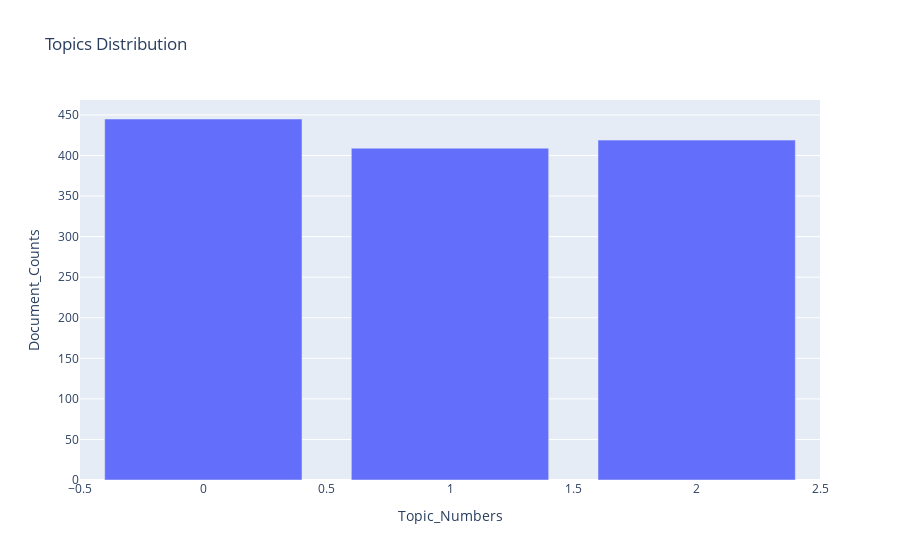

Notebook code cell kept with this figure:
### Markdown cell above
Topics that can be inferred are:

1. Topic Number: 0
   - Probable topic title: Enabling business
   - Key terms: 'indias_lendingkart, small_businesses, access_working, raises_help, capital, thank, hello, contact_details, experience, request'

2. Topic Number: 1
   - Probable topic title: Fundraising
   - Key terms: 'lendingkart, alteria_capital, capital, india, startup, raised, rs_crore, lendingkart_raises, lending, million'

3. Topic Number: 2
   - Probable topic title: Social Identity
   - Key terms: 'lendingkart, loan, business, heres, team, company, help, India, growth, new'

### Code cell
_, fig = processor.plot_topic_distribution(pre_df_topic_sents_keywords)
fig.show()

### Figure 1 — Plotly figure (JSON) as saved in the notebook; plotly's stock layout.template omitted (floating-point values rounded to 4 significant figures)
{"data": [{"alignmentgroup": "True", "hovertemplate": "Topic_Numbers=%{x}<br>Document_Counts=%{y}<extra></extra>", "legendgroup": "", "marker": {"color": "#636efa", "pattern": {"shape": ""}}, "name": "", "offsetgroup": "", "orientation": "v", "showlegend": false, "textposition": "auto", "type": "bar", "x": [0, 2, 1], "xaxis": "x", "y": [445, 419, 409], "yaxis": "y"}], "layout": {"barmode": "relative", "legend": {"tracegroupgap": 0}, "title": {"text": "Topics Distribution"}, "xaxis": {"anchor": "y", "domain": [0, 1], "title": {"text": "Topic_Numbers"}}, "yaxis": {"anchor": "x", "domain": [0, 1], "title": {"text": "Document_Counts"}}}}
